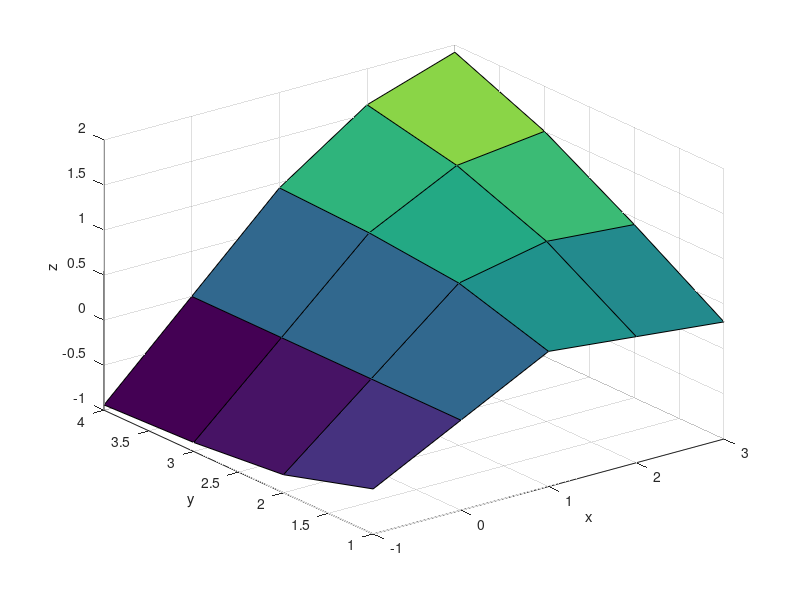

This chart was generated by the following MATLAB code:
x = -1:3;
y = 1:4;
[X, Y] = meshgrid(x,y);
Z = X .* Y.^2 ./ (X.^2 + Y.^2);
figure(1);
surf(X,Y,Z);
xlabel('x');
ylabel('y');
zlabel('z');
